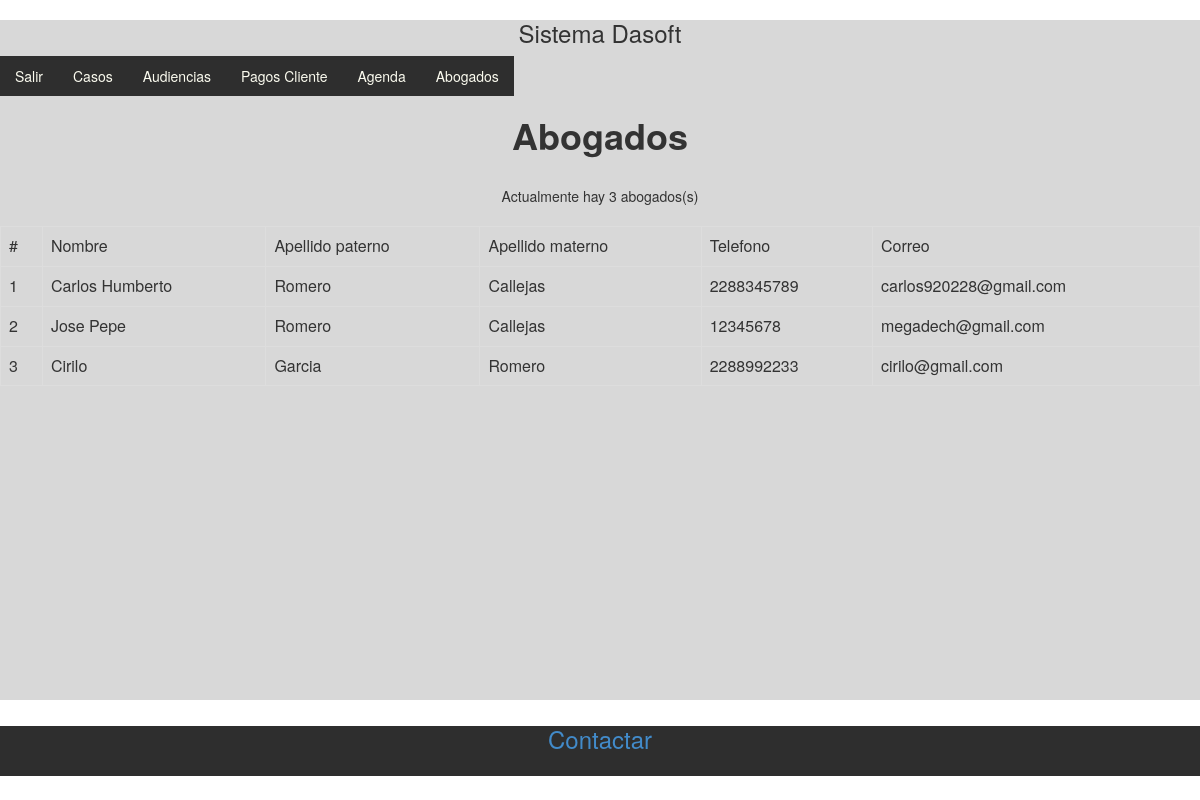
/dasoft/index.php/c_abogados/verAbogados, run on the app's committed database.
### tables this page shows
CREATE TABLE IF NOT EXISTS `abogado` (
  `idabogado` int(11) NOT NULL AUTO_INCREMENT,
  `nombre` varchar(45) DEFAULT NULL,
  `apellidoPaterno` varchar(45) DEFAULT NULL,
  `apellidoMaterno` varchar(45) DEFAULT NULL,
  `telefono` varchar(45) DEFAULT NULL,
  `email` varchar(45) DEFAULT NULL,
  PRIMARY KEY (`idabogado`)
);

### dasoft/application/controllers/c_abogados.php (called while the page is built, shortened)
<?php if ( ! defined('BASEPATH')) exit('No direct script access allowed');
class C_abogados extends CI_Controller {
 function __construct()
    {
		$this->load->helper('url');
		$this->load->helper('form');
		$this->load->library('form_validation');
		$this->load->model('m_abogados');
    }
  function verAbogados(){
    $data['resultado']= $this->m_abogados->consultar();
    $this->load->view('vista_abogados',$data);
  }
  }

### dasoft/index.php (called while the page is built, shortened)
<?php
require_once BASEPATH.'core/CodeIgniter.php';

### dasoft/application/models/m_abogados.php (called while the page is built, shortened)
<?php
class M_abogados extends CI_Model {
function consultar(){
	$query=$this->db->get('abogado');
	return $query->result();
}
}
?>

### dasoft/application/views/vista_abogados.php (the view, shortened to what this page needs)
<!DOCTYPE HTML PUBLIC "-//W3C//DTD HTML 4.01 Transitional//ES">
<html>
<head>
<link rel="stylesheet" type="text/css" href="http://localhost/proyectos/estilo.css">
<link href="<?php echo base_url()?>css/bootstrap.min.css" rel="stylesheet">
</head>
<body>
<div id="Contenedor">
<div id="Encabezado">
<h3>Sistema Dasoft</h3>
</div>
<div id="Menu">
<ul class="nav">
	<li><a href="<?php echo base_url() ?>index.php">Salir</a></li>
	<li><a href="">Casos</a>
	</li>
	<li><a href="">Audiencias</a>
	</li>
	<li><a href="">Pagos Cliente</a>
	</li>
	<li><a href="">Agenda</a>
	</li>
	<li><a href="">Abogados</a>
	</li>
</ul>
</div>
<div id="Contenido">
<h1><b>Abogados</b></h1>
<br/>
<?php if (empty($resultado)){ ?>
		<b>No tienes Contactos</b>
<?php 	}else{ ?>
		Actualmente hay <?php echo count($resultado) ?> abogados(s)<br/><br/>
		<table class="table table-bordered ">
			<tr>
				<td>#</td>
				<td>Nombre</td>
				<td>Apellido paterno</td>
				<td>Apellido materno</td>
				<td>Telefono</td>
				<td>Correo</td>
			</tr>
		<?php $numeroCaso=1;?>
		<?php foreach ($resultado as $contacto){ ?>
			<tr>
				<td><?php echo $numeroCaso?></td>
				<td><?php echo $contacto->nombre ?> </td>
				<td><?php echo $contacto->apellidoPaterno ?> </td>
				<td><?php echo $contacto->apellidoMaterno?> </td>
				<td><?php echo $contacto->telefono ?> </td>
				<td><?php echo $contacto->email ?> </td>
			</tr>
		<?php $numeroCaso++;?>
		<?php } ?>
		</table>
<?php 	} ?>
<br/>
</div>
<div id="Pie">
<h3 ><a href="mailto:carlos920228@gmail.com">Contactar</a></h3>
</div>
</div>
</body>
</html>

### estilo.css (style rules this page uses)
* { margin:0px; padding:0px; }
#Contenedor { margin:auto; background-color:#D8D8D8; height: 680px; }
#Menu { height: 40px; margin: 0 auto; }
#Contenido { margin:auto; height:590px; text-align: center; }
#Pie { background-color:#2E2E2E; margin:auto; height: 50px; }
h3 { text-align: center; }
a { color:#fff; text-align: center; }
.nav { margin: 0 auto; }
ul, ol { list-style:none; }
.nav > li { float:left; margin: 0 auto; }
.nav li a { background-color:#2E2E2E; color:#FBFBEF; text-decoration:none; padding:10px 12px; display:block; margin: 0 auto; }

### data on the page
abogado: nombre "Carlos Humberto", apellidoPaterno "Romero", apellidoMaterno "Callejas", telefono "2288345789", email "carlos920228@gmail.com"
abogado: nombre "Jose Pepe", apellidoPaterno "Romero", apellidoMaterno "Callejas", telefono "12345678", email "megadech@gmail.com"
abogado: nombre "Cirilo", apellidoPaterno "Garcia", apellidoMaterno "Romero", telefono "2288992233", email "cirilo@gmail.com"

### other printed values
count($resultado) "3"
